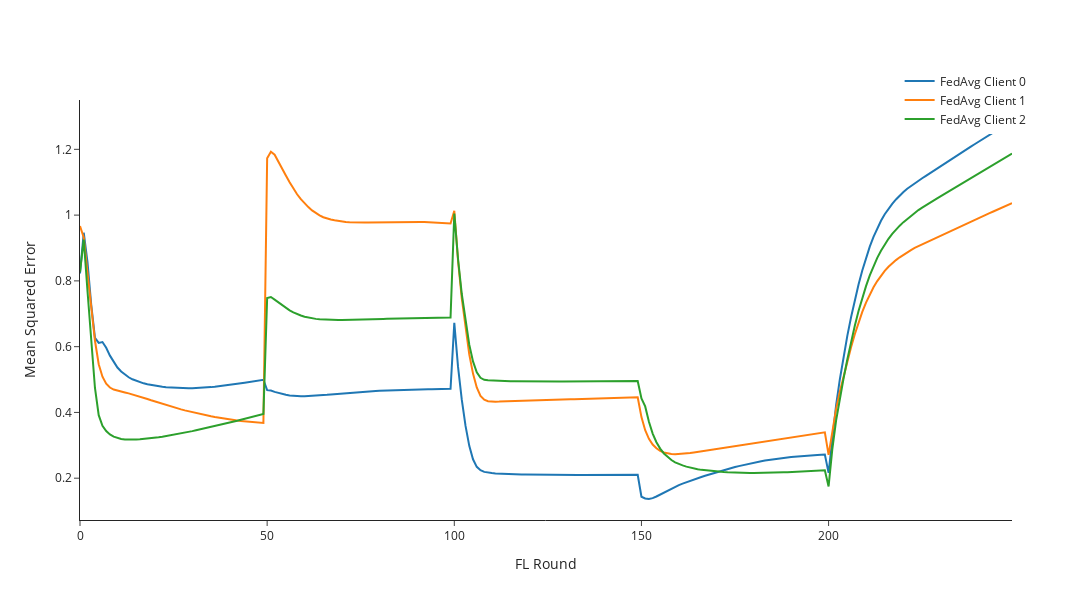

The code cell stored with this chart in its notebook:
### Code cell
n_rounds, y_df_list, y_df1_list, y_df2_list, y_df3_list = preprocessing_results_all_clients2(filename1=local_FedCluLearn, filename2=local_FedAvg, filename3=local_FedAtt, filename4=local_FedProx, n_clients=3, mse_column='mse')
plot_plotly3(n_rounds, y_df_list, y_df1_list, y_df2_list, y_df3_list, n_clients = 3, model='FedAvg', title='Local Mean Squared Error over FL Rounds', y_axis_title='Mean Squared Error', y_axis_max=1000000000000000)

### Figure 1 — Plotly figure (JSON) as saved in the notebook; plotly's stock layout.template omitted (floating-point values rounded to 4 significant figures; data arrays with more than 128 entries replaced by an {"elided": "..."} marker saying what was removed)
{"data": [{"line": {"dash": "solid"}, "mode": "lines", "name": "FedAvg Client 0", "type": "scatter", "x": {"elided": "251 int values"}, "y": {"elided": "250 float values"}}, {"line": {"dash": "solid"}, "mode": "lines", "name": "FedAvg Client 1", "type": "scatter", "x": {"elided": "251 int values"}, "y": {"elided": "250 float values"}}, {"line": {"dash": "solid"}, "mode": "lines", "name": "FedAvg Client 2", "type": "scatter", "x": {"elided": "251 int values"}, "y": {"elided": "250 float values"}}], "layout": {"height": 600, "legend": {"orientation": "v", "xanchor": "right", "yanchor": "middle"}, "width": 1200, "xaxis": {"title": {"text": "FL Round"}}, "yaxis": {"title": {"text": "Mean Squared Error"}}}}
